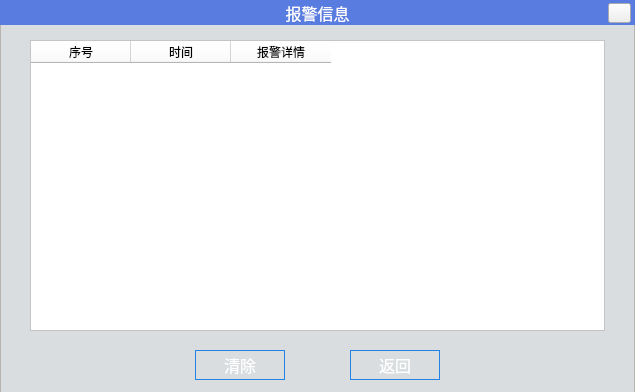
<?xml version="1.0" encoding="UTF-8"?>
<ui version="4.0">
 <class>alarmWidget</class>
 <widget class="QWidget" name="alarmWidget">
  <property name="geometry">
   <rect>
    <x>0</x>
    <y>0</y>
    <width>635</width>
    <height>392</height>
   </rect>
  </property>
  <property name="windowTitle">
   <string>Form</string>
  </property>
  <widget class="QPushButton" name="closePushButton">
   <property name="geometry">
    <rect>
     <x>608</x>
     <y>3</y>
     <width>23</width>
     <height>20</height>
    </rect>
   </property>
   <property name="styleSheet">
    <string notr="true">border-image: url(:/res/close.png);</string>
   </property>
   <property name="text">
    <string/>
   </property>
  </widget>
  <widget class="QFrame" name="frame">
   <property name="geometry">
    <rect>
     <x>0</x>
     <y>0</y>
     <width>635</width>
     <height>401</height>
    </rect>
   </property>
   <property name="styleSheet">
    <string notr="true">#frame{
background-color: rgb(217, 221, 223);
border-color: rgb(184, 180, 176);
	border-width: 1px;
	border-style: solid;
}</string>
   </property>
   <property name="frameShape">
    <enum>QFrame::StyledPanel</enum>
   </property>
   <property name="frameShadow">
    <enum>QFrame::Raised</enum>
   </property>
   <widget class="QLabel" name="label_2">
    <property name="geometry">
     <rect>
      <x>0</x>
      <y>0</y>
      <width>635</width>
      <height>25</height>
     </rect>
    </property>
    <property name="font">
     <font>
      <pointsize>12</pointsize>
     </font>
    </property>
    <property name="styleSheet">
     <string notr="true">background-color: rgb(88, 124, 224);
color: rgb(255, 255, 255);</string>
    </property>
    <property name="text">
     <string>报警信息</string>
    </property>
    <property name="alignment">
     <set>Qt::AlignCenter</set>
    </property>
   </widget>
   <widget class="QTableWidget" name="tableWidget">
    <property name="geometry">
     <rect>
      <x>30</x>
      <y>40</y>
      <width>575</width>
      <height>291</height>
     </rect>
    </property>
    <property name="font">
     <font>
      <pointsize>12</pointsize>
     </font>
    </property>
    <property name="styleSheet">
     <string notr="true">background-color: rgb(255, 255, 255);</string>
    </property>
    <attribute name="verticalHeaderVisible">
     <bool>false</bool>
    </attribute>
    <column>
     <property name="text">
      <string>序号</string>
     </property>
     <property name="textAlignment">
      <set>AlignCenter</set>
     </property>
    </column>
    <column>
     <property name="text">
      <string>时间</string>
     </property>
     <property name="textAlignment">
      <set>AlignCenter</set>
     </property>
    </column>
    <column>
     <property name="text">
      <string>报警详情</string>
     </property>
     <property name="textAlignment">
      <set>AlignCenter</set>
     </property>
    </column>
   </widget>
   <widget class="QPushButton" name="clearPushButton">
    <property name="geometry">
     <rect>
      <x>195</x>
      <y>350</y>
      <width>90</width>
      <height>30</height>
     </rect>
    </property>
    <property name="font">
     <font>
      <pointsize>12</pointsize>
      <weight>50</weight>
      <bold>false</bold>
     </font>
    </property>
    <property name="styleSheet">
     <string notr="true">color: rgb(255, 255, 255);
background-image: url(:/res/anniubk.png);
border-color: rgb(33, 131, 229);
border-width: 1px;
border-style: solid;</string>
    </property>
    <property name="text">
     <string>清除</string>
    </property>
   </widget>
   <widget class="QPushButton" name="closeRPushButton">
    <property name="geometry">
     <rect>
      <x>350</x>
      <y>350</y>
      <width>90</width>
      <height>30</height>
     </rect>
    </property>
    <property name="font">
     <font>
      <pointsize>12</pointsize>
      <weight>50</weight>
      <bold>false</bold>
     </font>
    </property>
    <property name="styleSheet">
     <string notr="true">color: rgb(255, 255, 255);
background-image: url(:/res/anniubk.png);
border-color: rgb(33, 131, 229);
border-width: 1px;
border-style: solid;</string>
    </property>
    <property name="text">
     <string>返回</string>
    </property>
   </widget>
  </widget>
  <zorder>frame</zorder>
  <zorder>closePushButton</zorder>
 </widget>
 <resources/>
 <connections/>
</ui>
